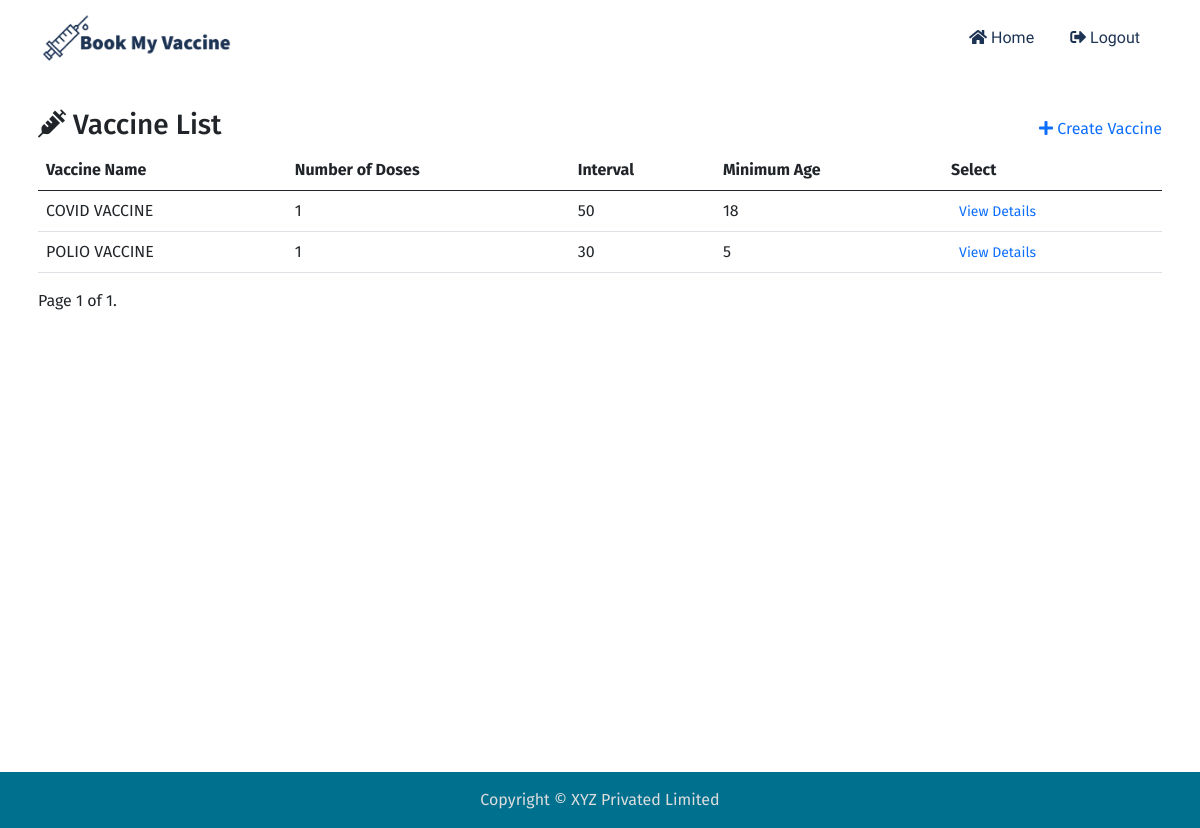
Page /vaccine/ (signed in) on the committed database.
### vaccine/models.py (models this page shows, shortened)
class Vaccine(models.Model):
    name = models.CharField("Vaccine Name", max_length=32)
    description = models.TextField(max_length=1024)
    numbre_of_doses = models.IntegerField(default=1)
    interval = models.IntegerField(default=0, help_text="please provide interval in days")
    storage_temprature = models.IntegerField(null=True, blank=True, help_text="provide temprature in celcius")
    minimum_age = models.IntegerField(default=0)

### vaccine/views.py (the view)
# urls.py: path('', views.Vaccine_list.as_view(), name= 'list' ),
@method_decorator(login_required, name="dispatch")
class Vaccine_list(View):
    def get(self, request):
        vaccine_list  = Vaccine.objects.all().order_by("name")
        paginator = Paginator(vaccine_list, 5)
        page_number = request.GET.get("page")
        page_obj = paginator.get_page(page_number)
        context = {
            "page_obj": page_obj
        }
        return render(request, "vaccine/vaccine_list.html", context)

### vaccine/templates/vaccine/vaccine_list.html (shortened to what this page needs)
{% extends 'mysite/base.html' %}
{% block content %}
<div class="mt-3">
  <div class="d-flex align-items-center justify-content-between">
    <h3 class="text-center">
      <i class="fas fa-syringe"></i> Vaccine List
    </h3>
    {% if user.is_superuser %}
    <a href="{% url "vaccine:create" %}"><i class="fas fa-plus"></i> Create Vaccine</a>
    {% endif %}
  </div>
  <table class="table table-responsive table-hover">
    <thead>
      <tr>
        <th scope="col">Vaccine Name</th>
        <th scope="col">Number of Doses</th>
        <th scope="col">Interval</th>
        <th scope="col">Minimum Age</th>
        <th scope="col">Select</th>
      </tr>
    </thead>
    <tbody>
      {% for vaccine in page_obj %}
      <tr>
        <td>{{vaccine.name|upper}}</td>
        <td>{{ vaccine.numbre_of_doses }}</td>
        <td>{{ vaccine.interval }}</td>
        <td>{{ vaccine.minimum_age }}</td>
        <td><a href="{% url "vaccine:details" vaccine.id %}" class="btn-sm btn-outline-primary">View Details</a>
        </td>
      </tr>
      {% endfor %}
    </tbody>
  </table>
{% include "components/pagination.html" %}
</div>
{% endblock content %}

### static/css/styles.css (style rules this page uses)
* { box-sizing: border-box; margin: 0; padding: 0; }
:root { --primary-color: #1d3354; --secondary-color: #424b4d; --success-color: #017a39; --info-color: #00708f; --danger-color: #9e2b25; --warning-color: #fbe44b; --bg-light-blue: #00708f; --bg-light: #666; --bg-white: #fff; --primary-font: "Fira Sans", sans-serif; --secondary-font: "Signika Negative", sans-serif; --primary-text: #1d3354; --secondary-text: #9e2b25; --text-white: #fff; --text-black: #222; --text-grey: #666; --text-light: #ddd; }
body { font-family: var(--primary-font); background-color: var(--bg-white); }
a { text-decoration: none; }

### rows in the picture
Vaccine: name "COVID VACCINE", numbre_of_doses "1", interval "50", minimum_age "18"
Vaccine: name "POLIO VACCINE", numbre_of_doses "1", interval "30", minimum_age "5"

### other values in the picture
{{ page_obj.number }} "1"
{{ page_obj.paginator.num_pages }} "1"
